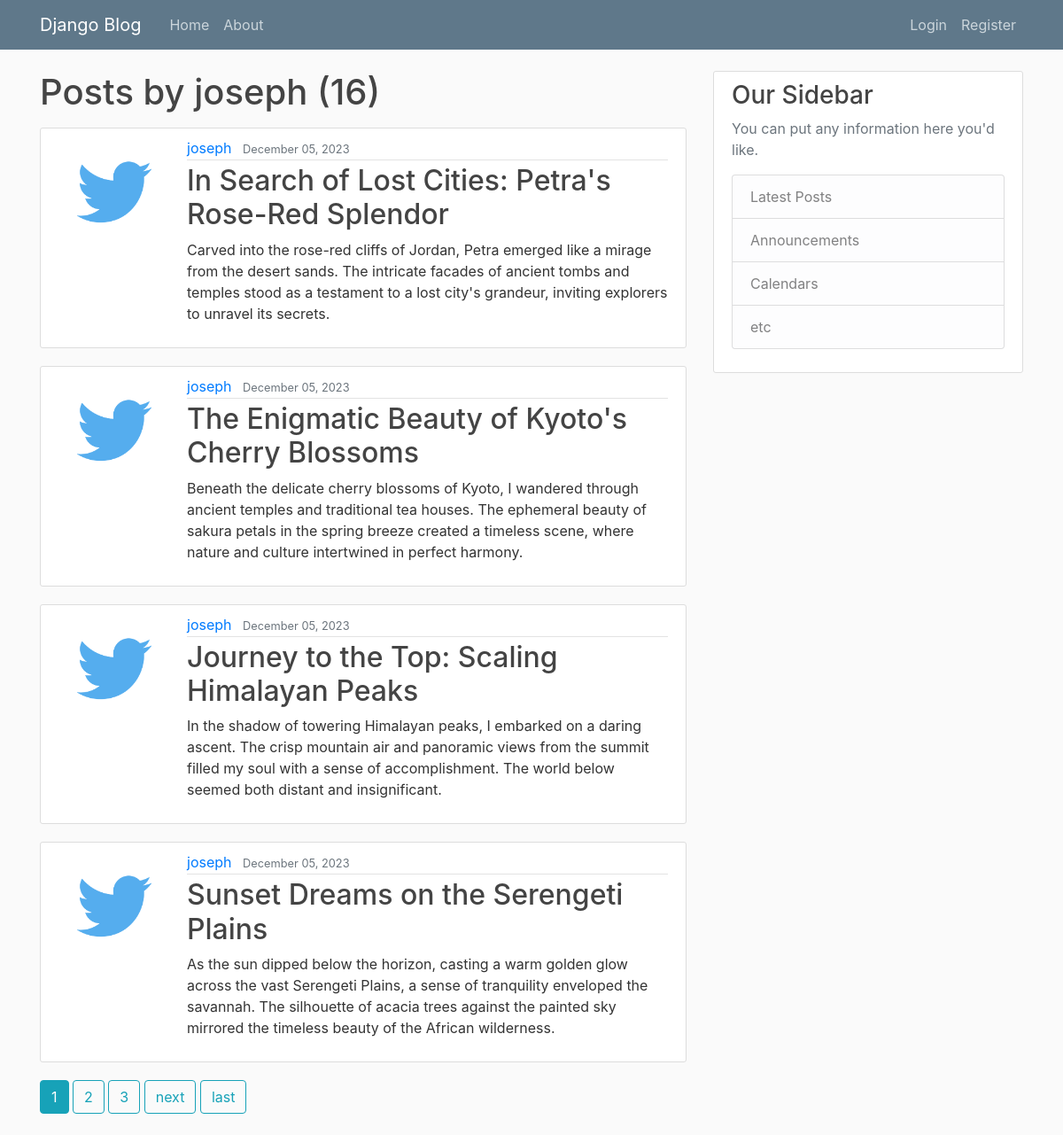
Screenshot of /user/joseph with the database file from the repository.
### blog/models.py (models this page shows, shortened)
class Post(models.Model):
    title = models.CharField(max_length=100)
    content = models.TextField()
    date_posted = models.DateTimeField(default=timezone.now)
    author = models.ForeignKey(User, on_delete=models.CASCADE)

### user/models.py (models this page shows, shortened)
class Profile(models.Model):
    user = models.OneToOneField(User,on_delete=models.CASCADE)
    image = models.ImageField(default='default.jpg', upload_to='profile_pics')

### blog/views.py (the view)
# urls.py: path('user/<str:username>', UserPostListView.as_view(), name = 'user-posts'),
class UserPostListView(ListView):
    model = Post
    template_name = 'blog/user_posts.html'
    context_object_name = 'posts'
    ordering = ['-date_posted']
    paginate_by = 4
    def get_queryset(self):
        user = get_object_or_404(User, username= self.kwargs.get('username') )
        return Post.objects.filter(author = user).order_by('-date_posted')

### blog/templates/blog/user_posts.html (shortened to what this page needs)
{% extends "blog/base.html" %}
{% block content %}
<h1 class="mb-3">Posts by {{ view.kwargs.username}} ({{page_obj.paginator.count}})</h1>
    {% for post in posts %}
        <article class="media content-section">
            <img src="{{ post.author.profile.image.url }}" alt="" class="rounded-circle account-img">
            <div class="media-body">
                <div class="article-metadata">
                    <a class="mr-2" href="{% url 'user-posts' post.author.username %}">{{ post.author }}</a>
                    <small class="text-muted">{{ post.date_posted|date:"F d, Y" }}</small>
                </div>
                <h2><a class="article-title" href="{% url 'post-detail' post.id%}">{{ post.title }}</a></h2>
                <p class="article-content">{{ post.content }}</p>
            </div>
        </article>
    {% endfor %}
    {% if is_paginated %}
    {% for num in page_obj.paginator.page_range %}
        {% if page_obj.number == num %}
            <a class="btn btn-info mb-4" href="?page={{ num }}">{{ num }}</a>
        {% elif num > page_obj.number|add:'-3' and num < page_obj.number|add:'3' %}
            <a class="btn btn-outline-info mb-4" href="?page={{ num }}">{{ num }}</a>
        {% endif %}
    {% endfor %}
    {% if page_obj.has_next %}
        <a class="btn btn-outline-info mb-4" href="?page={{ page_obj.next_page_number }}">next</a>
        <a class="btn btn-outline-info mb-4" href="?page={{ page_obj.paginator.num_pages }}">last</a>
    {% endif %}
{% endif %}
{% endblock content %}

### blog/static/blog/main.css (style rules this page uses)
body { background: #fafafa; color: #333333; margin-top: 5rem; }
h1, h2, h3, h4, h5, h6 { color: #444444; }
.content-section { background: #ffffff; padding: 10px 20px; border: 1px solid #dddddd; border-radius: 3px; margin-bottom: 20px; }
.article-title { color: #444444; }
.article-content { white-space: pre-line; }
.article-metadata { padding-bottom: 1px; margin-bottom: 4px; border-bottom: 1px solid #e3e3e3 }
.account-img { height: 125px; width: 125px; margin-right: 20px; margin-bottom: 16px; }

### rows the page displays
Post: author.profile.image (picture), author "joseph", date_posted "December 05, 2023", title "In Search of Lost Cities: Petra's Rose-Red Splendor", content "Carved into the rose-red cliffs of Jordan, Petra emerged like a mirage from the desert sands. The intricate facades of ancient tombs and temples stood as a testament to a lost city's grandeur, inviting explorers to unravel its secrets."
Post: author.profile.image (picture), author "joseph", date_posted "December 05, 2023", title "The Enigmatic Beauty of Kyoto's Cherry Blossoms", content "Beneath the delicate cherry blossoms of Kyoto, I wandered through ancient temples and traditional tea houses. The ephemeral beauty of sakura petals in the spring breeze created a timeless scene, where nature and culture intertwined in perfect harmony."
Post: author.profile.image (picture), author "joseph", date_posted "December 05, 2023", title "Journey to the Top: Scaling Himalayan Peaks", content "In the shadow of towering Himalayan peaks, I embarked on a daring ascent. The crisp mountain air and panoramic views from the summit filled my soul with a sense of accomplishment. The world below seemed both distant and insignificant."
Post: author.profile.image (picture), author "joseph", date_posted "December 05, 2023", title "Sunset Dreams on the Serengeti Plains", content "As the sun dipped below the horizon, casting a warm golden glow across the vast Serengeti Plains, a sense of tranquility enveloped the savannah. The silhouette of acacia trees against the painted sky mirrored the timeless beauty of the African wilderness."

### other values shown
{{ view.kwargs.username }} "joseph"
{{ page_obj.paginator.count }} "16"
{{ num }} "1"
{{ num }} "2" "3"
